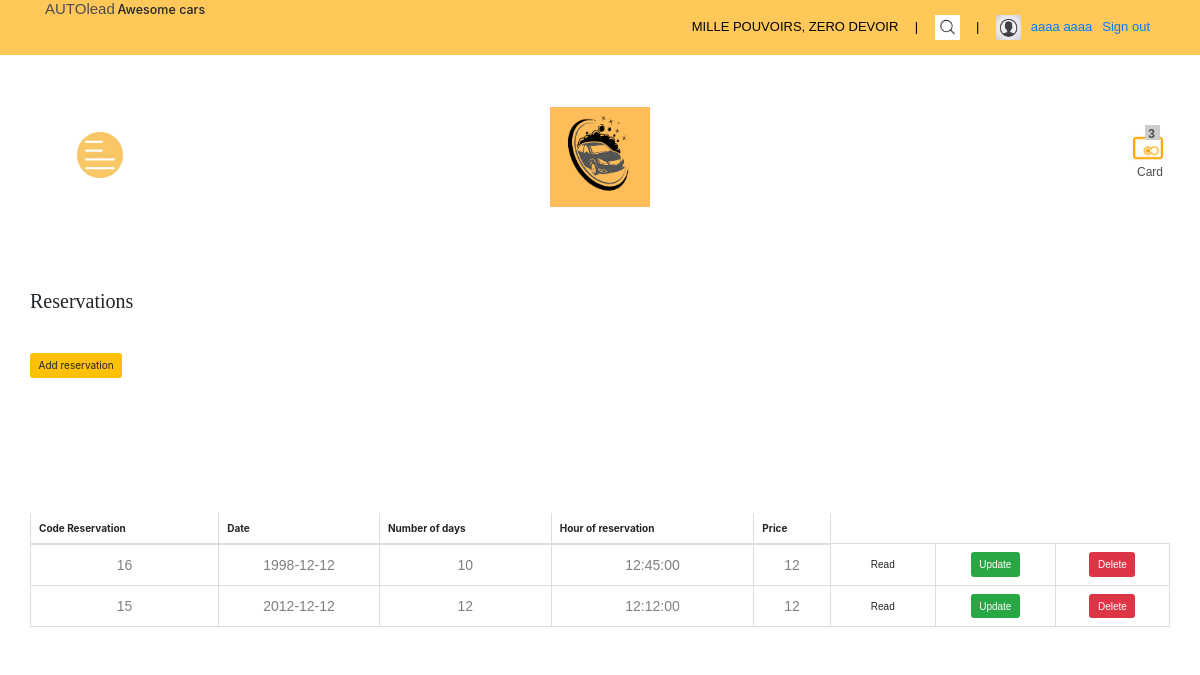
Screenshot of /Views/front/browse11.php (signed in) with the database file from the repository.
### tables this page shows
CREATE TABLE `voitures_a_louer` (
  `code_reservation` int(11) NOT NULL,
  `date_reservation` date NOT NULL,
  `nb_jours` int(11) NOT NULL,
  `heure_res` time NOT NULL,
  `prix_res` double NOT NULL
);

### Views/front/browse11.php (the view, shortened to what this page needs)
<!DOCTYPE html>
<html lang="en">
<head>
	<link rel="stylesheet" type="text/css" href="assets/bootstrap/css/bootstrap.min.css">
	<link rel="stylesheet" type="text/css" href="assets/css/style.css">
	<link rel="stylesheet" type="text/css" href="assets/css/responsive-style.css">
	<link rel="stylesheet" type="text/css" href="assets/css/style-light.css">
<link rel="stylesheet" type="text/css" href="https://cdn.jsdelivr.net/gh/kenwheeler/slick@1.8.1/slick/slick-theme.css" />
<link rel="stylesheet" type="text/css" href="https://cdn.jsdelivr.net/npm/slick-carousel@1.8.1/slick/slick.css" />
<link rel="stylesheet" type="text/css" href="https://cdnjs.cloudflare.com/ajax/libs/font-awesome/4.7.0/css/font-awesome.min.css" />
<link rel="stylesheet" type="text/css" href="https://stackpath.bootstrapcdn.com/bootstrap/4.4.1/css/bootstrap.css" />
</head>
	<body>
		<header>
			<section class="container-fluid">
				<div class="row" id="topbar">
					<div class="col-sm-5">
						<ul id="topleft">
							<li><h4>AUTOlead</h4></li>
							<li><h5>Awesome cars</h5></li>
						</ul>
					</div>
					<div class="col-sm-7">
						<ul id="topright">
							<li>MILLE POUVOIRS, ZERO DEVOIR</li>
							<li>&nbsp;|&nbsp;</li>
							<li id="searchlink" class="searchlink withpopup"><a href="search.php" class="search"><img src="search.jpeg" alt="Search" width="25" height="25"></a>
							</li>
							<li>&nbsp;|&nbsp;</li>
							<li id="userlink" class="userlogin withpopup"><a href="#"><img src="user.jpeg" alt="User" width="25" height="25"></a>
								<div class="popup" id="usermenu">
								<?php
                                            if (isset($_SESSION['username'])) {
                                                echo ' <li><a href="">'. $_SESSION['nom_prenom_user'].'</a></li>';
                                        echo '<li><a href="logout.php">Sign out</a></li>';
                                            }  else {
                                        echo ' <li><a href="login.php">Sign in</a></li>';
                                        echo ' <li><a href="signup.php">Sign up</a></li>';
                                        }
                                        ?>
      							</div>
							</li>
						</ul>
					</div>
				</div>
				<div class="row pagehead">
					<div class="col-sm-2 col-xs-2">
						<div id="nav-toggle">
							<a href="#"><img src="menu.jpg" width="50" height="50" alt="menu"></a>
						</div>
					</div>
					<div class="col-sm-8 col-xs-8" id="logo">
						<a href="index.html"><img src="logo.png" alt="AUTOlead Logo" width="100" height="100"></a>
					</div>
					<div class="col-sm-1 col-sm-offset-1 col-xs-2">
						<div id="cart">
							<div id="cartitems">
								<span>&nbsp;3</span>
							</div>
							<a href="#"><img src="card.png" alt="Cart" width="30" height="30">Card</a>
						</div>
					</div>
				</div>
			</section>
			<body>
				<br />
				<div class="container">
				<br />
				<div class="row">
				<br />
				<h2>Reservations</h2>
				</div>
				<p>
				<br />
				<div class="row">
									<a href="browse110.php" class="btn btn-warning">Add reservation</a>
				<br />
				<div class="table-responsive">
				<br />
				<table class="table table-hover table-bordered">
				<br />
				<thead>
				<th>Code Reservation </th>
				<p>
				<th>Date</th>
				<p>
				<th>Number of days</th>
				<p>
				<th>Hour of reservation</th>
				<p>
				<th>Price</th>
				</thead>
				<p>
				<br />
				<tbody>
										<?php
										  $pdo = DatabaseConnect::connect();
										  $sql = 'SELECT * FROM voitures_a_louer ORDER BY code_reservation DESC';
										  foreach ($pdo->query($sql) as $row) {
										  echo '
				<br />
				<tr>';
											echo'
				<td>' . $row['code_reservation'] . '</td>
				<p>
				';
											echo'
				<td>' . $row['date_reservation'] . '</td>
				<p>
				';
											echo'
				<td>' . $row['nb_jours'] . '</td>
				<p>
				';
											echo'
				<td>' . $row['heure_res'] . '</td>
				<p>
				';
											echo'
				<td>' . $row['prix_res'] . '</td>
				<p>
				';
											echo '
				<td>';
											echo '<a class="btn" href="browse112.php?id=' . $row['code_reservation'] . '">Read</a>';
											echo '</td>
				<p>
				';
											echo '
				<td>';
											echo '<a class="btn btn-success" href="browse111.php?id=' . $row['code_reservation'] . '">Update</a>';
											echo '</td>
				<p>
				';
											echo'
				<td>';
											echo '<a class="btn btn-danger" href="delete.php?id=' . $row['code_reservation'] . ' ">Delete</a>';
											echo '</td>
				<p>
				';
											echo '</tr>
				<p>
				';
										  }
										?>
				</tbody>
				</table>
				</div>
				</div>

### Views/front/assets/css/style.css (style rules this page uses)
p, span { font-family: "Montserrat-Light",sans-serif; font-size:14px; font-weight: 300; color:#808080; line-height: 25px; }
h2 { font-family: 'Playfair Display', serif; font-weight: 700; font-size: 45px; }
h4 { font-family: "Montserrat-Regular",sans-serif; font-size:30px; color:#4c4c4c; }
#topbar { position: relative; z-index: 4; }
header { position: relative; }
header ul { list-style: none; padding:0; margin:0; }
.pagehead { text-align:center; }
.row.pagehead { display: -ms-flexbox; display: -webkit-flex; display: flex; -ms-flex-align: center; -webkit-align-items: center; -webkit-box-align: center; align-items: center; }
header ul > li { font-size:13px; display: inline-block; }
ul#topleft { margin-left:30px; }
ul#topright { margin-right: 30px; float:right; }
ul#topright > li { display: inline-block; padding:15px 5px; text-align:center; font-family:"Montserrat-Light", sans-serif; color:#000; text-decoration: none; box-sizing: border-box; }
#usermenu { padding-bottom: 5px; }
.popup { box-sizing: border-box; display: none; position: absolute; z-index: 3; top: 25px; right: 30px; padding: 15px; padding-top:30px; border-bottom: solid 1px #ccc; }
#logo { display: inline-block; text-align:center; margin:52px 0; }
#nav-toggle { margin:66px 30px; display: inline-block; }
#nav-toggle > a { text-decoration: none; padding:2px 8px; display: table-cell; vertical-align: middle; }
#cart { margin:67px 0; position:relative; display: inline-block; }
#cart img { margin-right: 5px; }
#cart > a { padding:8px; color:#4c4c4c; font-family: "Montserrat-Regular",sans-serif; font-size: 12px; display: inline-block; transition:color 0.5s ease; }
#cartitems { background-image:url("http://placehold.it/15x15"); width:15px; height:15px; position:absolute; left:30px; top:0; }
#cartitems > span { color:#4c4c4c; font-family:"Montserrat-Regular",sans-serif; font-weight: 700; font-size: 12px; line-height: 18px; display: table-cell; vertical-align: middle; text-align: center; }
table { border-collapse: collapse; border:solid 1px #ddd; }
.container > .row > .table-responsive > table > tbody > tr > td { vertical-align: middle; text-align:center; font-family:"Montserrat-Regular",sans-serif; font-weight:400; font-size:14px; color:#808080; }

### Views/front/assets/css/style-light.css (style rules this page uses)
header #topbar { background-color:#ffc859; }

### rows the page displays
voitures_a_louer: code_reservation "16", date_reservation "1998-12-12", nb_jours "10", heure_res "12:45:00", prix_res "12"
voitures_a_louer: code_reservation "15", date_reservation "2012-12-12", nb_jours "12", heure_res "12:12:00", prix_res "12"

### other values shown
$_SESSION['nom_prenom_user'] "aaaa aaaa"
